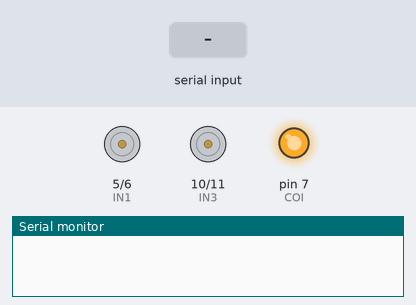
Recording of a sketch running on a simulated Arduino Uno, built with avr-gcc and run on an emulated ATmega328P. Parts: motor-driver pin pairs drawn as motors (green arrow = first pin HIGH = forward, orange = second pin HIGH = backward, longer = more drive), output pins drawn as LEDs (lit = HIGH), the last lines printed to the serial monitor. Inputs (shaded band) come from the test bench.

Above: at 1.7 s.
1.8 s: "1" received over the second serial link
At 2.6 s:
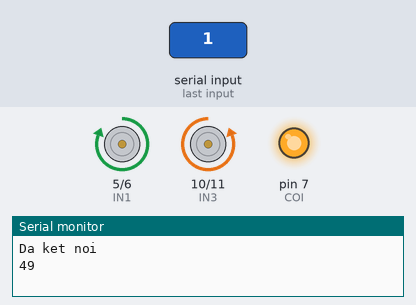
3.3 s: "2" received over the second serial link
At 3.7 s:
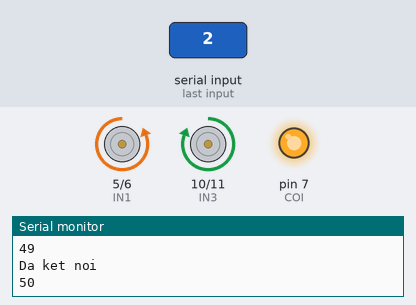
4.8 s: "3" received over the second serial link
At 6.0 s:
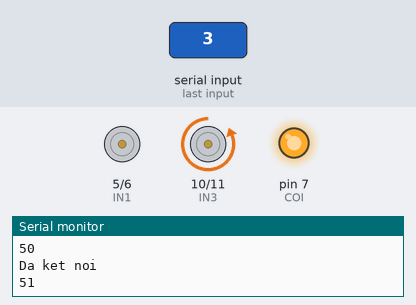
6.3 s: "4" received over the second serial link
At 7.2 s:
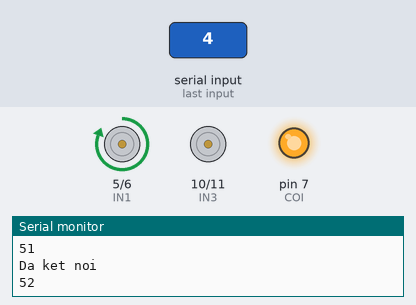
7.8 s: "5" received over the second serial link
At 7.95 s:
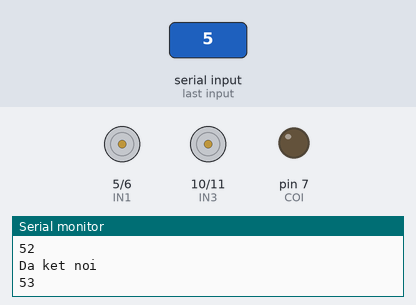
Timing chart, 0 to 10.6 s (numbered marks = the images above; inputs shaded):
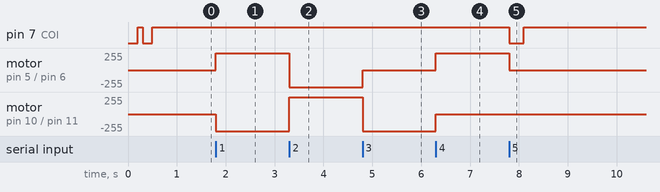

Measured:
- after the input at 1.8 s, motor on pin 5 (IN1) / pin 6 (IN2): stopped → forward 255/255 at once; motor on pin 10 (IN3) / pin 11 (IN4): stopped → backward 255/255 at once
- after the input at 3.3 s, motor on pin 5 (IN1) / pin 6 (IN2): forward 255/255 → backward 255/255 at once; motor on pin 10 (IN3) / pin 11 (IN4): backward 255/255 → forward 255/255 at once
- after the input at 4.8 s, motor on pin 5 (IN1) / pin 6 (IN2): backward 255/255 → stopped at once; motor on pin 10 (IN3) / pin 11 (IN4): forward 255/255 → backward 255/255 at once
- after the input at 6.3 s, motor on pin 5 (IN1) / pin 6 (IN2): stopped → forward 255/255 at once; motor on pin 10 (IN3) / pin 11 (IN4): backward 255/255 → stopped at once
- after the input at 7.8 s, pin 7 (COI): HIGH → LOW at once, → HIGH 0.30 s later; motor on pin 5 (IN1) / pin 6 (IN2): forward 255/255 → stopped at once

The sketch:

XE_BLUETOOTH.ino
```cpp
#include <SoftwareSerial.h>
#define TX_PIN 8
#define RX_PIN 9
#define IN1 5
#define IN2 6
#define IN3 10
#define IN4 11
#define COI 7
int state;
SoftwareSerial bluetooth(RX_PIN, TX_PIN);

void setup()
{
 Serial.begin(9600);
 bluetooth.begin(9600);
 pinMode(IN1,OUTPUT);
 pinMode(IN2,OUTPUT);
 pinMode(IN3,OUTPUT);
 pinMode(IN4,OUTPUT);
 pinMode(COI,OUTPUT);
 digitalWrite(IN1, 0);
 digitalWrite(IN2, 0);
 digitalWrite(IN3, 0);
 digitalWrite(IN4, 0);
 digitalWrite(COI, 0);
 delay(200);
 digitalWrite(COI, 1);
 delay(100);
 digitalWrite(COI, 0);
 delay(200);
 digitalWrite(COI, 1);
}

void loop()
{
 if (bluetooth.available())
 {
  Serial.println("Da ket noi");
  state = bluetooth.read();
  Serial.println(state);
  switch (state)
  {
   //TIEN
   case '1':
   digitalWrite(IN1, 1);
   digitalWrite(IN2, 0);
   digitalWrite(IN3, 0);
   digitalWrite(IN4, 1);
   break;

   //LUI
   case '2':
   digitalWrite(IN1, 0);
   digitalWrite(IN2, 1);
   digitalWrite(IN3, 1);
   digitalWrite(IN4, 0);
   break;

   //TRAI
   case '3':
   digitalWrite(IN1, 0);
   digitalWrite(IN2, 0);
   digitalWrite(IN3, 0);
   digitalWrite(IN4, 1);
   break;

   //PHAI
   case '4':
   digitalWrite(IN1, 1);
   digitalWrite(IN2, 0);
   digitalWrite(IN3, 0);
   digitalWrite(IN4, 0);
   break;

   //DUNG
   case '5':
   digitalWrite(IN1, 0);
   digitalWrite(IN2, 0);
   digitalWrite(IN3, 0);
   digitalWrite(IN4, 0);
   digitalWrite(COI, 0);
   delay(300);
   digitalWrite(COI, 1);
   break;
  }
 }
}
```
